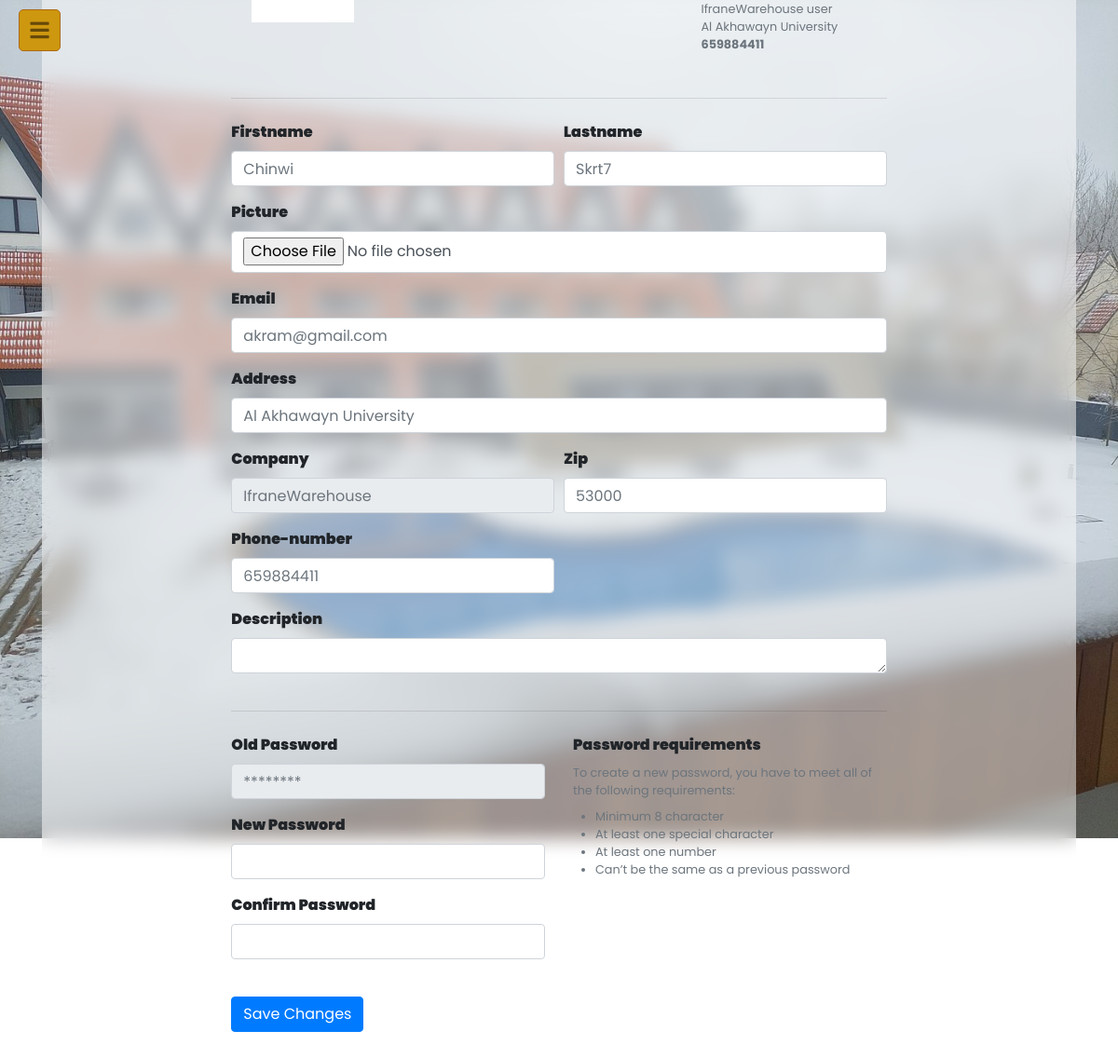
The app's page /Personnal.php (signed in) with its own data.
### tables this page shows
CREATE TABLE `users` (
  `ID` int(11) NOT NULL,
  `img` varchar(100) NOT NULL,
  `Fname` varchar(50) NOT NULL,
  `Lname` varchar(50) NOT NULL,
  `Description` varchar(500) NOT NULL,
  `Adress` varchar(500) NOT NULL,
  `Zip` int(11) NOT NULL,
  `Phone` int(11) NOT NULL,
  `password` varchar(50) NOT NULL,
  `Email` varchar(50) NOT NULL,
  `user_type` varchar(50) NOT NULL DEFAULT 'User',
  `Created` timestamp NOT NULL DEFAULT current_timestamp()
);

### Personnal.php (the view, shortened to what this page needs)
<?php
@include 'config.php';
if (!isset($_SESSION['admin_name'])) {
    header('location:login.php');
    exit();
} else {
    $ID = $_SESSION['admin_ID'];
}
?>
<!DOCTYPE html>
<html lang="en" dir="ltr">
<head>
    <link rel="stylesheet" href="css/style3.css">
    <link rel="stylesheet" href="css/stylepersonnal.css">
    <link rel="stylesheet" href="css/font-awesome-4.7.0/">
    <link rel="stylesheet" href="https://maxcdn.bootstrapcdn.com/bootstrap/4.0.0/css/bootstrap.min.css">
    <link rel="stylesheet" href="https://cdnjs.cloudflare.com/ajax/libs/font-awesome/5.15.3/css/all.min.css" />
    <link rel="stylesheet" href="https://cdn.jsdelivr.net/npm/bootstrap-icons@1.11.3/font/bootstrap-icons.min.css">
</head>
<body style="background: url(LogInImage.jpg);background-repeat: no-repeat;background-size: 100%;">
    <div class="container">
        <div class="content-container">
            <div class="row justify-content-center">
                <div class="col-12 col-lg-10 col-xl-8 mx-auto">
                    <div class="my-4">
             <form method="post" action="">
                <div class="row mt-5 align-items-center">
                    <div class="col-md-3 text-center mb-5">
                        <div class="avatar avatar-xl">
                        <img src="images/<?php
                                                        $queryselect = "SELECT * FROM users WHERE ID = '$ID'";
                                                        $result = mysqli_query($conn, $queryselect);
                                                        if ($result) {
                                                            $User_Image = mysqli_fetch_assoc($result)['img'];
                                                        }
                                                        echo $User_Image;
                        ?>" alt="User Image"  >
                        </div>
                    </div>
                    <div class="col">
                                    <?php
                                                        $queryselect = "SELECT * FROM users WHERE ID = '$ID'";
                                                        $result = mysqli_query($conn, $queryselect);
                                                        if ($result) {
                                                            $User_Fname = mysqli_fetch_assoc($result)['Fname'];
                                                        }
                                                        $queryselect1 = "SELECT * FROM users WHERE ID = '$ID'";
                                                        $result1 = mysqli_query($conn, $queryselect1);
                                                        if ($result1) {
                                                            $User_Lname = mysqli_fetch_assoc($result1)['Lname'];
                                                        }
                                                         ?></h4>
                        <div class="row mb-4">
                            <div class="col-md-7">
                                    <?php
                                                        $queryselect = "SELECT * FROM users WHERE ID = '$ID'";
                                                        $result = mysqli_query($conn, $queryselect);
                                                        if ($result) {
                                                            $User_Description = mysqli_fetch_assoc($result)['Description'];
                                                        }
                                                         ?>
                            </div>
                            <div class="col">
                                <p class="small mb-0 text-muted">IfraneWarehouse user</p>
                                <p class="small mb-0 text-muted"><?php
                                                        $queryselect = "SELECT * FROM users WHERE ID = '$ID'";
                                                        $result = mysqli_query($conn, $queryselect);
                                                        if ($result) {
                                                            $User_Adress = mysqli_fetch_assoc($result)['Adress'];
                                                        }
                                                        echo $User_Adress;
                                ?></p>
                                <p class="small mb-0 text-muted">
                                    <?php
                                                        $queryselect = "SELECT * FROM users WHERE ID = '$ID'";
                                                        $result = mysqli_query($conn, $queryselect);
                                                        if ($result) {
                                                            $User_Phone = mysqli_fetch_assoc($result)['Phone'];
                                                        }
                                                        echo "<b>".$User_Phone ."<b>";
                                                         ?>
                                </p>
                            </div>
                        </div>
                    </div>
                </div>
                <hr class="my-4" />
                <div class="form-row">
                    <div class="form-group col-md-6">
                        <label for="firstname">Firstname</label>
                        <input type="text" name="Fname" id="firstname" class="form-control" placeholder="<?php echo $User_Fname ?>" />
                    </div>
                    <div class="form-group col-md-6">
                        <label for="lastname">Lastname</label>
                        <input type="text" name="Lname" id="lastname" class="form-control" placeholder="<?php echo $User_Lname ?>" />
                    </div>
                </div>
                <div class="form-group">
                    <label for="inputtext" class="form-label">Picture</label>
                    <input style="min-height: 45px; " type="file" name="img" class="form-control">
                </div>
                <div class="form-group">
                    <label for="inputEmail4">Email</label>
                    <input type="email" name="email" class="form-control" id="inputEmail4" placeholder="<?php
                                                        $queryselect = "SELECT * FROM users WHERE ID = '$ID'";
                                                        $result = mysqli_query($conn, $queryselect);
                                                        if ($result) {
                                                            $User_Email = mysqli_fetch_assoc($result)['Email'];
                                                        }
                                                        echo $User_Email;
                    ?>" />
                </div>
                <div class="form-group">
                    <label for="inputAddress6">Address</label>
                    <input type="text" name="address" class="form-control" id="inputAddress5" placeholder="<?php echo $User_Adress ?>" />
                </div>
                <div class="form-row">
                    <div class="form-group col-md-6" >
                        <label for="inputCompany5">Company</label>
                        <input type="text" class="form-control" id="inputCompany5" placeholder="IfraneWarehouse" disabled>
                    </div>
                    <div class="form-group col-md-6">
                        <label for="inputZip5">Zip</label>
                        <input type="text" name="Zip" class="form-control" id="inputZip5" placeholder="<?php
                                                        $queryselect = "SELECT * FROM users WHERE ID = '$ID'";
                                                        $result = mysqli_query($conn, $queryselect);
                                                        if ($result) {
                                                            $User_Zip = mysqli_fetch_assoc($result)['Zip'];
                                                        }
                                                        echo $User_Zip;
                        ?>" />
                    </div>
                    <div class="form-group col-md-6">
                        <label for="inputZip5">Phone-number</label>
                        <input type="text" name="Phone" class="form-control" id="inputZip5" placeholder="<?php
                                                        $queryselect = "SELECT * FROM users WHERE ID = '$ID'";
                                                        $result = mysqli_query($conn, $queryselect);
                                                        if ($result) {
                                                            $User_Phone = mysqli_fetch_assoc($result)['Phone'];
                                                        }
                                                        echo $User_Phone;
                        ?>" />
                    </div>
                    <div class="form-group col-md-12">
                        <label for="exampleFormControlTextarea1">Description</label>
                        <textarea  name="description" class="form-control" id="inputAddress5" placeholder=" <?php
                                                        $queryselect = "SELECT * FROM users WHERE ID = '$ID'";
                                                        $result = mysqli_query($conn, $queryselect);
                                                        if ($result) {
                                                            $User_Description = mysqli_fetch_assoc($result)['Description'];
                                                        }
                                                        echo $User_Description;
                                                         ?>"></textarea>
                    </div>
                </div>
                <hr class="my-4" />
                <div class="row mb-4">
                    <div class="col-md-6">
                        <div class="form-group">
                            <label for="inputPassword4">Old Password</label>
                            <input type="password" class="form-control" id="inputPassword5" placeholder="********"
                             disabled/>
                        </div>
                        <div class="form-group">
                            <label for="inputPassword5">New Password</label>
                            <input type="password" class="form-control" name="password" id="inputPassword5" />
                        </div>
                        <div class="form-group">
                            <label for="inputPassword6">Confirm Password</label>
                            <input type="password" class="form-control" name="cpassword" id="inputPassword6" />
                        </div>
                    </div>
                    <div class="col-md-6">
                        <p class="mb-2">Password requirements</p>
                        <p class="small text-muted mb-2">To create a new password, you have to meet all of the following requirements:</p>
                        <ul class="small text-muted pl-4 mb-0">
                            <li>Minimum 8 character</li>
                            <li>At least one special character</li>
                            <li>At least one number</li>
                            <li>Can’t be the same as a previous password</li>
                        </ul>
                    </div>
                </div>
                <button type="submit" name="submit" class="btn btn-primary">Save Changes</button>
            </form>
                    </div>
                </div>
            </div>
        </div>
    </div>
    <?php
if ($_SESSION['User_type'] == 'Admin') {
    include 'navbaradmin.php';
} elseif ($_SESSION['User_type'] == 'User') {
    include 'navbaruser.php';
} ?>
</body>
</html>

### css/style3.css (style rules this page uses)
* { margin: 0; padding: 0; box-sizing: border-box; font-family: 'Poppins', sans-serif; }

### css/stylepersonnal.css (style rules this page uses)
body { color: #8e9194; background-color: #f4f6f9; }
.avatar-xl img { width: 110px; }
img { vertical-align: middle; border-style: none; }
.text-muted { color: #aeb0b4 !important; }
.text-muted { font-weight: 300; }
.form-control { display: block; width: 100%; height: calc(1.5em + 0.75rem + 2px); padding: 0.375rem 0.75rem; font-size: 0.875rem; font-weight: 400; line-height: 1.5; color: #4d5154; background-color: #ffffff; background-clip: padding-box; border: 1px solid #eef0f3; border-radius: 0.25rem; transition: border-color 0.15s ease-in-out, box-shadow 0.15s ease-in-out; }

### Personnal.php (style rules this page uses)
.container { display: flex; justify-content: center; align-items: center; height: 100vh; }
.content-container { backdrop-filter: blur(10px); background-color: rgba(255, 255, 255, 0.5); padding: 20px; border-radius: 10px; }

### records on screen
users: img (picture), Adress "Al Akhawayn University", Phone "659884411", Fname "Chinwi", Lname "Skrt7", email "akram@gmail.com", address "Al Akhawayn University", Zip "53000"
